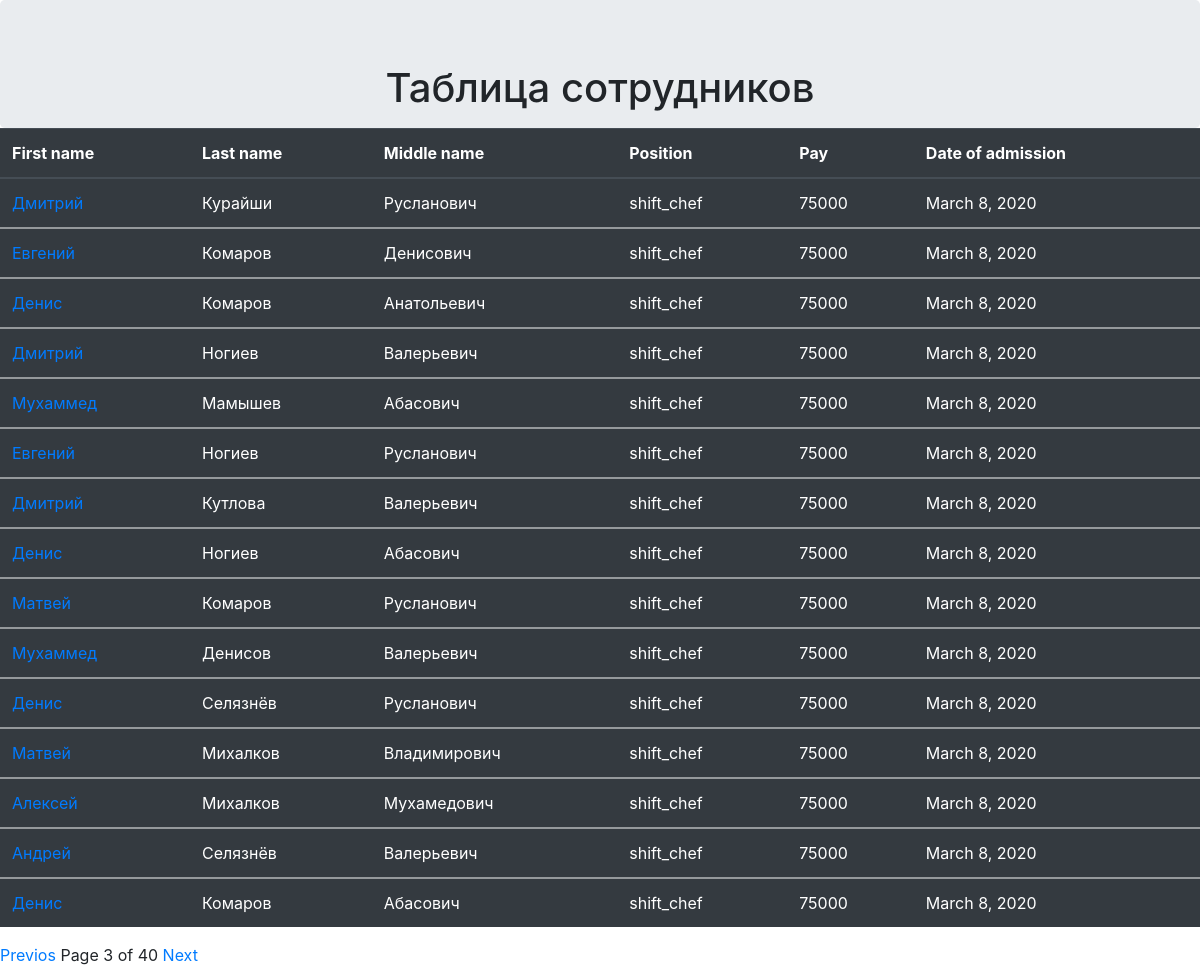
/table/?page=3, run on the app's committed database.
### employee/models.py (models this page shows, shortened)
class Employee(MPTTModel):
    positions = (
        (None,'Выберите должность сотрудника'),
        ('cook','Повар'),
        ('shift_chef','Повар смены'),
        ('foreman','Бригадир'),
        ('sous_chef','Су шеф'),
        ('chef','Шеф повар')
    )
    last_name = models.CharField(verbose_name ='Фамилия',max_length = 50)
    first_name = models.CharField(verbose_name ='Имя', max_length = 50)
    middle_name = models.CharField(verbose_name ='Отчество',max_length = 50 )
    position = models.CharField(verbose_name = 'Должность',choices=positions,max_length=50)
    employment_date  = models.DateField(verbose_name='Дата приема на работу', auto_now=True)
    pay = models.DecimalField(max_digits=7,decimal_places=0)
    parent = TreeForeignKey('self',on_delete = models.CASCADE,null = True,blank=True, related_name = 'children')
    class MPTTMeta:
        order_inversion_by = ['first_name']

### employee/views.py (the view)
# urls.py: path('table/',table_view, name='table'),
def table_view(request):
    all_employee = Employee.objects.all()
    paginator = Paginator(all_employee,15)
    page = request.GET.get('page')
    try:
        posts = paginator.get_page(page)
    except PageNotAnInteger:
        posts = paginator.get_page(1)
    except EmptyPage:
        posts = paginator.get_page(paginator.num_pages)
    objects = posts.object_list
    return render(request,'table.html',{'page':posts,'employees':objects})

### templates/table.html
{% extends "base.html" %}
{% block content %}
<div class="jumbotron text-center" style="margin-bottom:0; height:50px;">
    <h1>Таблица сотрудников</h1>
</div>
<table class="table table-dark table-hover">
    <thead>
      <tr>
        <th>First name</th>
        <th>Last name</th>
        <th>Middle name</th>
        <th>Position</th>
        <th>Pay</th>
        <th>Date of admission</th>
      </tr>
    </thead>
    {% for employee in employees  %}
    <tbody>
        <tr>
          <td><a href="{% url 'change' employee.pk %}">{{ employee.first_name }}</a></td>
          <td>{{ employee.last_name }}</td>
          <td>{{ employee.middle_name }}</td>
          <td>{{ employee.position }}</td>
          <td>{{ employee.pay }}</td>
          <td>{{ employee.employment_date }}</td>
        </tr>
    </tbody>
    {% endfor %}
</table>
<div class="pagination">
  <span class="step-links">
    {% if page.has_previous %}
    <a href="?page={{ page.previous_page_number }}">Previos</a>
    {% endif %}
    <span class="current">
      Page {{ page.number }} of {{ page.paginator.num_pages }}
    </span>
    {% if page.has_next %}
      <a href="?page={{ page.next_page_number }}">Next</a>
    {% endif %}
  </span>
</div>
{% endblock content %}

### data on the page
Employee: first_name "Дмитрий", last_name "Курайши", middle_name "Русланович", position "shift_chef", pay "75000", employment_date "March 8, 2020"
Employee: first_name "Евгений", last_name "Комаров", middle_name "Денисович", position "shift_chef", pay "75000", employment_date "March 8, 2020"
Employee: first_name "Денис", last_name "Комаров", middle_name "Анатольевич", position "shift_chef", pay "75000", employment_date "March 8, 2020"
Employee: first_name "Дмитрий", last_name "Ногиев", middle_name "Валерьевич", position "shift_chef", pay "75000", employment_date "March 8, 2020"
Employee: first_name "Мухаммед", last_name "Мамышев", middle_name "Абасович", position "shift_chef", pay "75000", employment_date "March 8, 2020"
Employee: first_name "Евгений", last_name "Ногиев", middle_name "Русланович", position "shift_chef", pay "75000", employment_date "March 8, 2020"
Employee: first_name "Дмитрий", last_name "Кутлова", middle_name "Валерьевич", position "shift_chef", pay "75000", employment_date "March 8, 2020"
Employee: first_name "Денис", last_name "Ногиев", middle_name "Абасович", position "shift_chef", pay "75000", employment_date "March 8, 2020"
Employee: first_name "Матвей", last_name "Комаров", middle_name "Русланович", position "shift_chef", pay "75000", employment_date "March 8, 2020"
Employee: first_name "Мухаммед", last_name "Денисов", middle_name "Валерьевич", position "shift_chef", pay "75000", employment_date "March 8, 2020"
Employee: first_name "Денис", last_name "Селязнёв", middle_name "Русланович", position "shift_chef", pay "75000", employment_date "March 8, 2020"
Employee: first_name "Матвей", last_name "Михалков", middle_name "Владимирович", position "shift_chef", pay "75000", employment_date "March 8, 2020"
Employee: first_name "Алексей", last_name "Михалков", middle_name "Мухамедович", position "shift_chef", pay "75000", employment_date "March 8, 2020"
Employee: first_name "Андрей", last_name "Селязнёв", middle_name "Валерьевич", position "shift_chef", pay "75000", employment_date "March 8, 2020"
Employee: first_name "Денис", last_name "Комаров", middle_name "Абасович", position "shift_chef", pay "75000", employment_date "March 8, 2020"

### other printed values
{{ page.number }} "3"
{{ page.paginator.num_pages }} "40"
